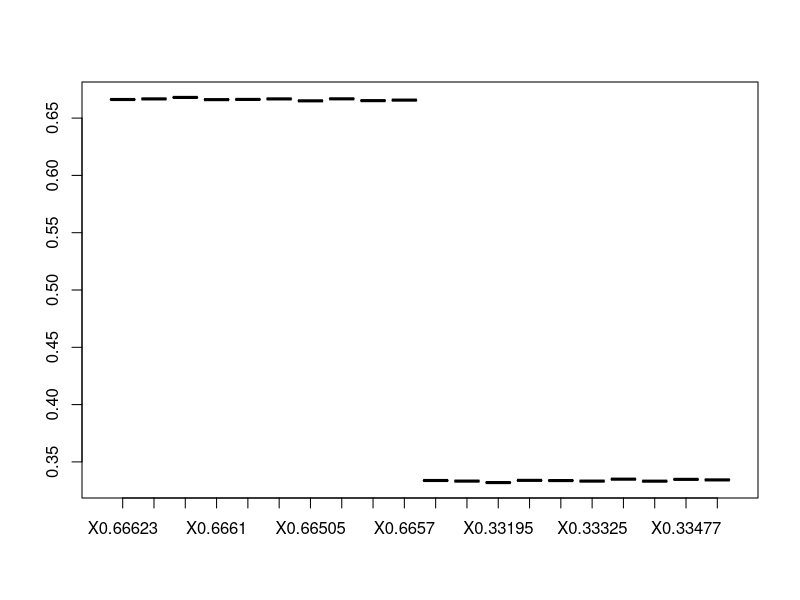
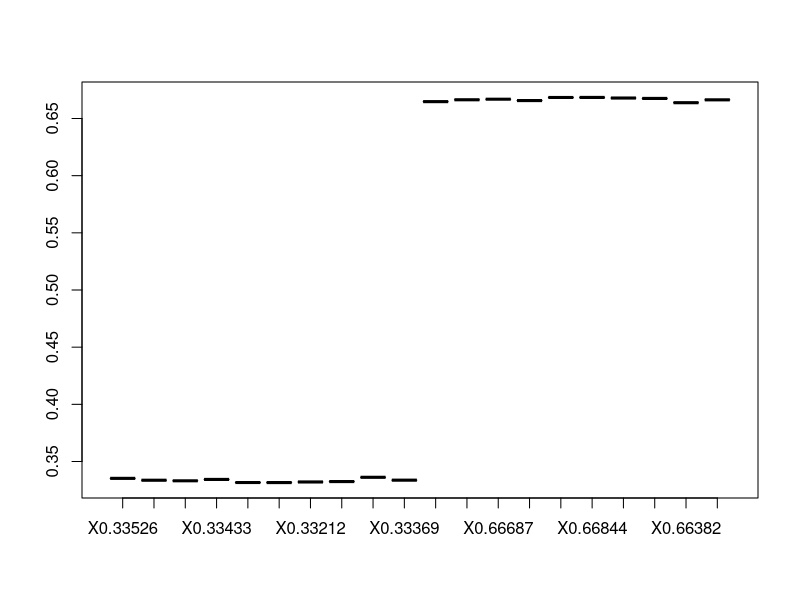

Write the R code that produced these figures, in order.
# Function to return a door that is neither the value passed to 
# tempDoor nor the door chosen by the player
getDoor <- function (tempDoor, chosenDoor, numDoors) {
  i <- 1
  while (i == tempDoor || i == chosenDoor) 
    i <- (i + 1) %% numDoors
  return(i)
}

montyHallSimulator <- function (doors, doorSwitched, runs) {
  # Initialize a list of counts of possibilities
  counts <- list(
    # Player switches their choice after first reveal and wins
    winSwitch = 0,
    # Player does not switch their choice after first reveal and wins
    winNoSwitch = 0,
    # Player switches their choice after first reveal and loses
    loseSwitch = 0,
    # Player does not switch their choice after first reveal and loses
    loseNoSwitch = 0
  )
  numDoors <- length(doors)
  
  # Repeat simulation for multiple iterations
  for (run in 1:runs) {
    # Randomly choose a prize door and a player chosen door
    prizeDoor <- sample(doors, 1)[[1]]
    chosenDoor <- sample(doors, 1)[[1]]
    # Select a non prize door as the revealed door
    revealedDoor <- getDoor(prizeDoor, chosenDoor, numDoors)
    # Simulate player switching chosen door based on the value of
    # `doorSwitched` after the first non-prize door is revealed
    if (doorSwitched == TRUE) {
      chosenDoor <- getDoor(revealedDoor, chosenDoor, numDoors)
    }
    # Increment the respective counts of the cases based on whether or 
    # not the chosen door is the prize door and if the door was switched 
    # by the player after the first (non-prize) door reveal
    if (chosenDoor == prizeDoor && doorSwitched == FALSE) {
      counts$winNoSwitch <- counts$winNoSwitch + 1
    } else if (chosenDoor == prizeDoor && doorSwitched == TRUE) {
      counts$winSwitch <- counts$winSwitch + 1
    } else if (chosenDoor != prizeDoor && doorSwitched == FALSE) {
      counts$loseNoSwitch <- counts$loseNoSwitch + 1
    } else if (chosenDoor != prizeDoor && doorSwitched == TRUE) {
      counts$loseSwitch <- counts$loseSwitch + 1
    }
  }
  # Return the updated value of the counts list
  probabilities <- list(
    counts$winSwitch / runs,
    counts$winNoSwitch / runs,
    counts$loseSwitch / runs,
    counts$loseNoSwitch / runs
  )
  return(probabilities)
}

# Initialize list of doors and number of runs for the simulation
doors <- list(0, 1, 2)
runs = 100000
iterations = 10

# Run Monty Hall simulation.
switchRes <- vector()
noSwitchRes <- vector()
for(i in 1:iterations) {
  # switchRes holds the result for the case when the player switches midway
  switchRes <- append(switchRes, 
                      montyHallSimulator(doors, TRUE, runs))
  # noSwitchRes holds the result for the case when the player doesn't switch
  noSwitchRes <- append(noSwitchRes, 
                        montyHallSimulator(doors, FALSE, runs))
}

# Plot a box plot for the aggregated data (Work in progress)
tempWinSwitch <- vector()
tempLoseSwitch <- vector()
i <- 1
while(i <= length(switchRes)) {
  tempWinSwitch <- append(tempWinSwitch, switchRes[i])
  tempLoseSwitch <- append(tempLoseSwitch, switchRes[i + 2])
  i = i + 4
}

tempWinNoSwitch <- vector()
tempLoseNoSwitch <- vector()
i <- 1
while(i <= length(noSwitchRes)) {
  tempWinNoSwitch <- append(tempWinNoSwitch, noSwitchRes[i + 1])
  tempLoseNoSwitch <- append(tempLoseNoSwitch, noSwitchRes[i + 3])
  i = i + 4
}

switch <- data.frame(tempWinSwitch, tempLoseSwitch)
noSwitch <- data.frame(tempWinNoSwitch, tempLoseNoSwitch)

head(switch)
print(noSwitch)

boxplot(switch)
boxplot(noSwitch)

